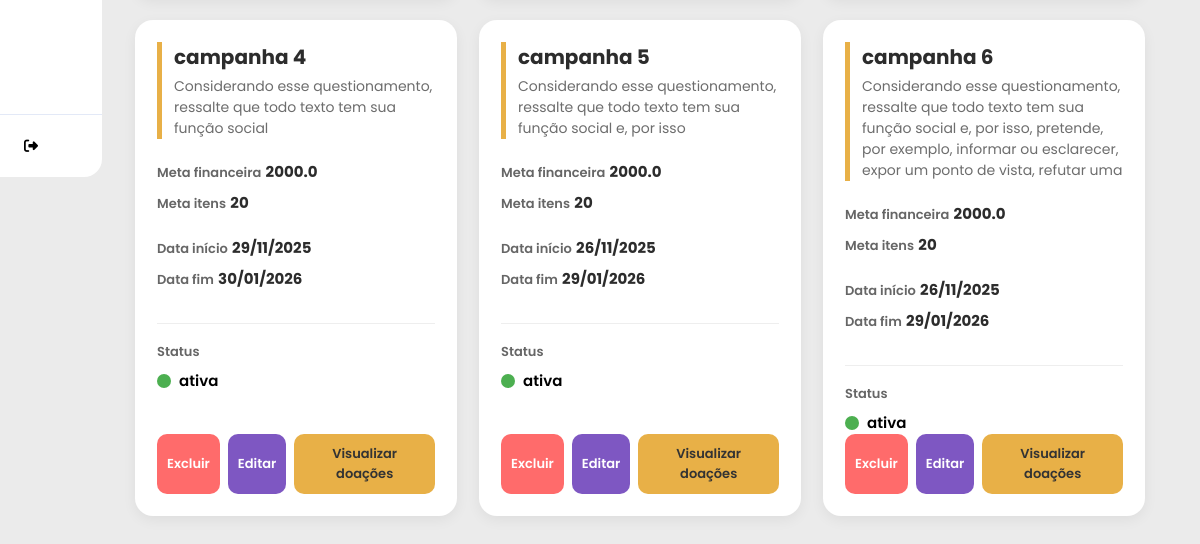
The page /campanhas/ (signed in, lower part) on the database as committed earlier.
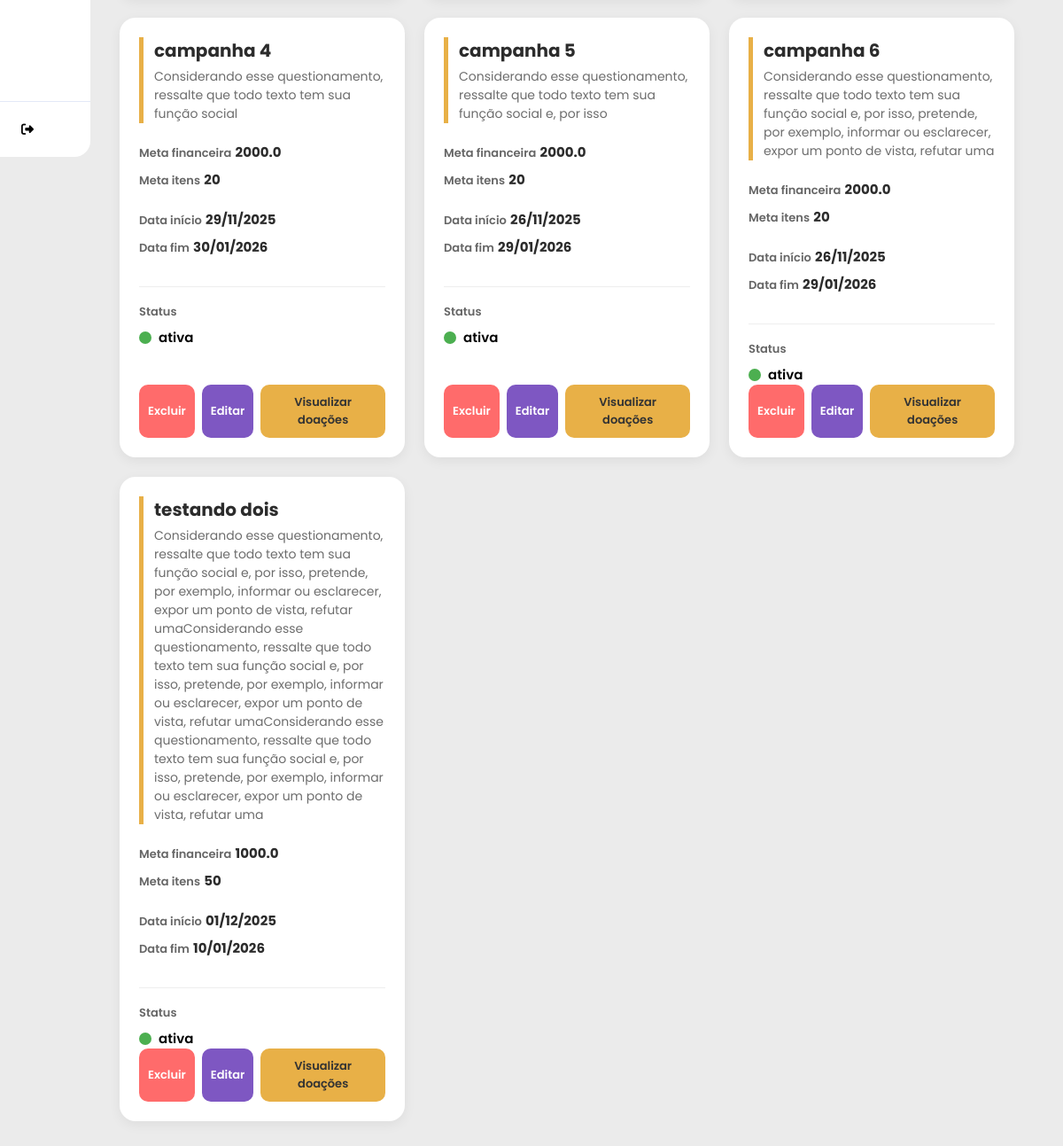
The same page on the database as committed later.
### models.py (models this page shows)
class Campanha(SQLModel, table=True):
    __tablename__ = "campanhas"
    id: Optional[int] = Field(default=None, primary_key=True)
    titulo: str
    descricao: str
    meta_financeira: float | None = None
    meta_itens: int | None = None
    data_inicio: Optional[date]
    data_fim: Optional[date]
    status: str
    data_criacao: date = Field(default_factory=date.today)
    categoria_id: Optional[int] = Field(default=None, foreign_key="categorias.id")
    admin_id: int = Field(foreign_key="admin.id")
    admin: Optional["Admin"] = Relationship(back_populates="campanhas")
    doacoes: List["Doacao"] = Relationship(back_populates="campanha")
    relatorios: List["Relatorio"] = Relationship(back_populates="campanha")

### controllers/campanhas.py (the view)
@router.get("/", response_class=HTMLResponse)
def listar_campanhas(
    request: Request,
    search: str | None = None,
    session: Session = Depends(get_session),
    user: dict = Depends(get_current_user)
):
    query = select(Campanha).where(Campanha.admin_id == user["id"])
    if search:
        search_term = f"%{search}%"
        query = query.where(
            (Campanha.titulo.ilike(search_term)) |
            (Campanha.descricao.ilike(search_term))
        )
    campanhas = session.exec(query).all()
    return templates.TemplateResponse(
        "card_campanha.html",
        {"request": request, "campanhas": campanhas, "search": search}
    )

### templates/card_campanha.html (shortened to what this page needs)
{% extends 'base.html' %}
{% block head %}
    <link rel="stylesheet" href="{{ url_for('static', path='/card_campanha.css') }}">
    <link rel="stylesheet" href="{{ url_for('static', path='/cadastro_campanha.css') }}">
{% endblock %}
{% block content %}
    <div class="cards-container">
        {% for campanha in campanhas %}
            <div class="card-campanha">
                <div class="card-header">
                    <h3 class="campanha-titulo">{{ campanha.titulo }}</h3>
                    <p class="campanha-descricao">{{ campanha.descricao }}</p>
                </div>
                <div class="card-body">
                    <div class="info-bloco metas">
                        <div class="info-item">
                            <span class="label">Meta financeira</span>
                            <span class="valor">{{ campanha.meta_financeira }}</span>
                        </div>
                        <div class="info-item">
                            <span class="label">Meta itens</span>
                            <span class="valor">{{ campanha.meta_itens }}</span>
                        </div>
                    </div>
                    <div class="info-bloco datas">
                        <div class="info-item">
                            <span class="label">Data início</span>
                            <span class="valor-data">{{ campanha.data_inicio.strftime('%d/%m/%Y') if campanha.data_inicio else '-' }}</span>
                        </div>
                        <div class="info-item">
                            <span class="label">Data fim</span>
                            <span class="valor-data">{{ campanha.data_fim.strftime('%d/%m/%Y') if campanha.data_fim else '-' }}</span>
                        </div>
                    </div>
                    <div class="info-bloco status-row">
                        <span class="label">Status</span>
                        <div class="status-display">
                            <div class="status-indicator {{ campanha.status | lower }}"></div>
                            <span class="status-texto">{{ campanha.status }}</span>
                        </div>
                    </div>
                </div>
                <div class="card-footer">
                    <form action="/campanhas/deletar/{{ campanha.id }}" method="post" style="display: inline;">
                        <button type="submit" class="btn btn-excluir" onclick="return confirm('Tem certeza que deseja EXCLUIR a campanha {{ campanha.titulo }}?')">
                            Excluir
                        </button>
                    </form>
                    <button
                        class="btn btn-editar"
                        onclick="openEditModal(
                            {{ campanha.id }},
                            '{{ campanha.titulo }}',
                            '{{ campanha.descricao }}',
                            {{ campanha.meta_financeira }},
                            {{ campanha.meta_itens }},
                            '{{ campanha.data_inicio.strftime('%Y-%m-%d') if campanha.data_inicio else '' }}',
                            '{{ campanha.data_fim.strftime('%Y-%m-%d') if campanha.data_fim else '' }}',
                            '{{ campanha.status }}'
                        )">
                        Editar
                    </button>
                    <button class="btn btn-visualizar"
                        onclick="window.location.href='/campanhas/{{ campanha.id }}/doacoes'">
                        Visualizar doações
                    </button>
                </div>
            </div>
        {% endfor %}
    </div>
{% endblock %}

Rows that differ between the two databases and show on the page:
added Campanha: titulo "testando dois", descricao "Considerando esse questionamento, ressalte que todo texto tem sua função social e, por isso, pretende, por exemplo, informar ou esclarecer, expor um ponto de vista, refutar umaConsiderando esse questionamento, ressalte que todo texto tem sua função social e, por isso, pretende, por exemplo, informar ou esclarecer, expor um ponto de vista, refutar umaConsiderando esse questionamento, ressalte que todo texto tem sua função social e, por isso, pretende, por exemplo, informar ou esclarecer, expor um ponto de vista, refutar uma", meta_financeira "1000.0", meta_itens "50", data_inicio "01/12/2025", data_fim "10/01/2026", status "ativa"
